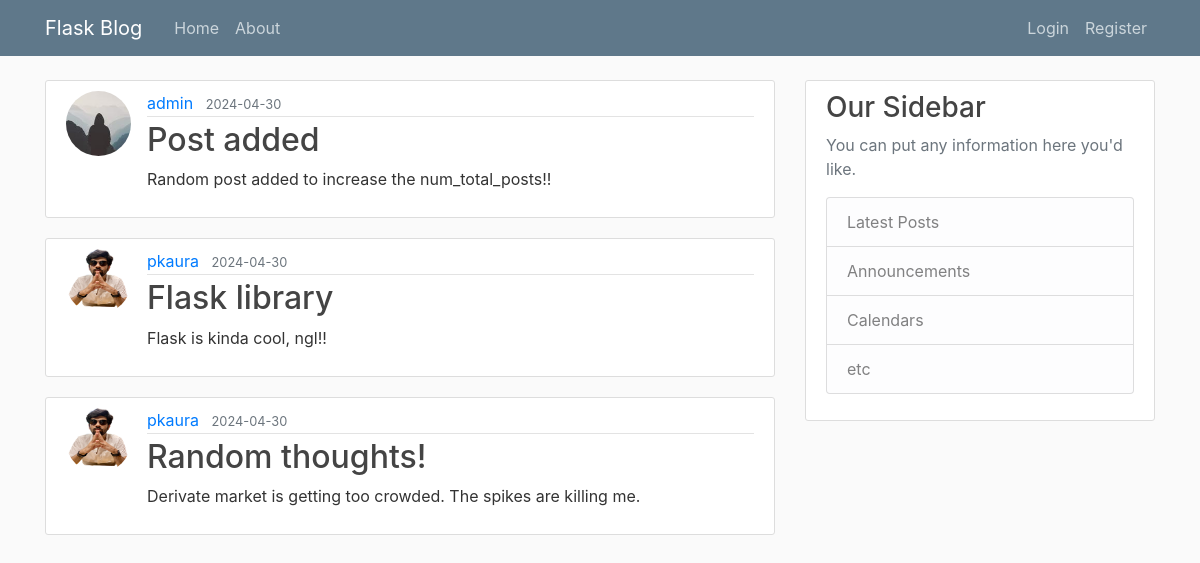
The page /home on the database its author committed.
### blogApp/models.py (models this page shows, shortened)
class Post(db.Model):
    id = db.Column(db.Integer, primary_key = True)
    title = db.Column(db.String(100), nullable = False)
    date_posted = db.Column(db.DateTime, nullable = False, default=datetime.now)
    content = db.Column(db.Text, nullable = False)
    user_id = db.Column(db.Integer, db.ForeignKey('user.id'), nullable = False)

class User(db.Model, UserMixin):
    id = db.Column(db.Integer, primary_key = True)
    username = db.Column(db.String(20), unique = True, nullable = False)
    email = db.Column(db.String(120), unique = True, nullable = False)
    imageFile = db.Column(db.String(20), nullable = False, default='default.jpg')
    password = db.Column(db.String(60), nullable = False)
    posts = db.relationship('Post', backref='author', lazy = True)

### blogApp/routes.py (the view)
@app.route("/")
@app.route("/home")
def home():
    page = request.args.get('page', 1, type=int)
    posts = Post.query.order_by(Post.date_posted.desc()).paginate(per_page = 3, page = page)
    return render_template('home.html', posts = posts)

### blogApp/templates/home.html
{% extends 'layout.html' %}
{% block content %}
    {% for post in posts %}
    <article class="media content-section">
      <img src="{{url_for('static', filename = 'profile_pics/' + post.author.imageFile)}}" class="rounded-circle article-img">
        <div class="media-body">
          <div class="article-metadata">
            <a class="mr-2" href="#">{{ post.author.username }}</a>
            <small class="text-muted">{{ post.date_posted.strftime('%Y-%m-%d') }}</small>
          </div>
          <h2><a class="article-title" href="{{ url_for('post', postID = post.id) }}">{{ post.title }}</a></h2>
          <p class="article-content">{{ post.content }}</p>
        </div>
    </article>
    {% endfor %}
{% endblock content%}

### blogApp/static/main.css (style rules this page uses)
body { background: #fafafa; color: #333333; margin-top: 5rem; }
h1, h2, h3, h4, h5, h6 { color: #444444; }
.content-section { background: #ffffff; padding: 10px 20px; border: 1px solid #dddddd; border-radius: 3px; margin-bottom: 20px; }
.article-title { color: #444444; }
.article-content { white-space: pre-line; }
.article-img { height: 65px; width: 65px; margin-right: 16px; }
.article-metadata { padding-bottom: 1px; margin-bottom: 4px; border-bottom: 1px solid #e3e3e3 }

### rows shown on the page
Post: imageFile (picture), author.username "admin", date_posted "2024-04-30", title "Post added", content "Random post added to increase the num_total_posts!!"
Post: imageFile (picture), author.username "pkaura", date_posted "2024-04-30", title "Flask library", content "Flask is kinda cool, ngl!!"
Post: imageFile (picture), author.username "pkaura", date_posted "2024-04-30", title "Random thoughts!", content "Derivate market is getting too crowded. The spikes are killing me."
